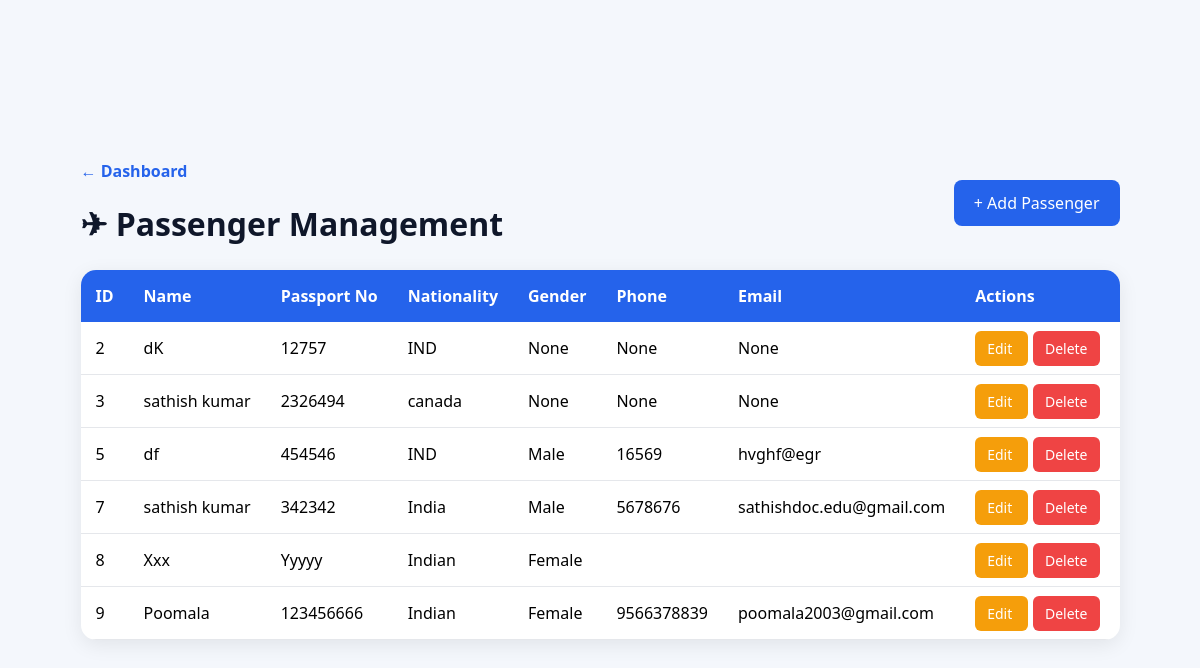
/passengers, run on the app's committed database.
### tables this page shows
CREATE TABLE passengers(
    id INTEGER PRIMARY KEY AUTOINCREMENT,
    name TEXT NOT NULL,
    passport_no TEXT UNIQUE NOT NULL,
    nationality TEXT,
    gender TEXT,
    phone TEXT,
    email TEXT
);

### routes/passenger_routes.py (the view)
@passenger_bp.route('/passengers')
def passengers():
    conn = get_connection()
    cur = conn.cursor()
    cur.execute("SELECT * FROM passengers")
    passengers = cur.fetchall()
    conn.close()
    return render_template(
        'passengers/passenger_list.html',
        passengers=passengers
    )

### utils/db.py (called while the page is built)
def get_connection():
    conn = sqlite3.connect("airline_security.db")
    conn.row_factory = sqlite3.Row
    return conn

### templates/passengers/passenger_list.html (shortened to what this page needs)
<!DOCTYPE html>
<html lang="en">
<head>
    <link rel="stylesheet"
          href="{{ url_for('static', filename='css/passengers.css') }}">
</head>
<body>
<div class="container">
<div class="header">
    <div class="header-left">
        <a href="/dashboard" class="back-btn">
            ← Dashboard
        </a>
        <h1>✈ Passenger Management</h1>
    </div>
    <a href="/add-passenger" class="btn">
        + Add  Passenger
    </a>
</div>
    <div class="table-container">
        <table>
            <thead>
                <tr>
                    <th>ID</th>
                    <th>Name</th>
                    <th>Passport No</th>
                    <th>Nationality</th>
                    <th>Gender</th>
                    <th>Phone</th>
                    <th>Email</th>
                    <th>Actions</th>
                </tr>
            </thead>
            <tbody>
                {% if passengers %}
                    {% for passenger in passengers %}
                    <tr>
                        <td>{{ passenger['id'] }}</td>
                        <td>{{ passenger['name'] }}</td>
                        <td>{{ passenger['passport_no'] }}</td>
                        <td>{{ passenger['nationality'] }}</td>
                        <td>{{ passenger['gender'] }}</td>
                        <td>{{ passenger['phone'] }}</td>
                        <td>{{ passenger['email'] }}</td>
                        <td>
                            <a href="/edit-passenger/{{ passenger['id'] }}"
                               class="action-btn edit">
                               Edit
                            </a>
                            <a href="/delete-passenger/{{ passenger['id'] }}"
                               class="action-btn delete"
                               onclick="return confirm('Are you sure you want to delete this passenger?')">
                               Delete
                            </a>
                        </td>
                    </tr>
                    {% endfor %}
                {% else %}
                    <tr>
                        <td colspan="8" style="text-align:center;">
                            No passengers found
                        </td>
                    </tr>
                {% endif %}
            </tbody>
        </table>
    </div>
</div>
</body>
</html>

### static/css/passengers.css (style rules this page uses)
* { margin:0; padding:0; box-sizing:border-box; font-family:'Segoe UI',sans-serif; }
body { background:#f4f7fc; padding:30px; }
.container { max-width:1200px; margin:auto; }
.header { display:flex; justify-content:space-between; align-items:center; margin-bottom:25px; }
.header h1 { color:#0f172a; }
.btn { background:#2563eb; color:white; text-decoration:none; padding:12px 20px; border-radius:8px; transition:0.3s; }
.table-container { background:white; border-radius:15px; overflow:hidden; box-shadow:0 4px 15px rgba(0,0,0,0.08); }
table { width:100%; border-collapse:collapse; }
thead { background:#2563eb; color:white; }
th { padding:15px; text-align:left; }
td { padding:15px; border-bottom:1px solid #e5e7eb; }
.action-btn { padding:8px 12px; border-radius:6px; text-decoration:none; color:white; font-size:14px; margin-right:5px; }
.edit { background:#f59e0b; }
.delete { background:#ef4444; }
body { background:#f4f7fc; min-height:100vh; display:flex; justify-content:center; align-items:center; padding:30px; }
.back-btn { display:inline-block; margin-bottom:20px; text-decoration:none; color:#2563eb; font-weight:600; }
.table-container { background:white; border-radius:15px; overflow:hidden; box-shadow:0 5px 20px rgba(0,0,0,0.08); }
th,td { padding:15px; text-align:left; }

### data on the page
passengers: id "2", name "dK", passport_no "12757", nationality "IND", gender "None", phone "None", email "None"
passengers: id "3", name "sathish kumar", passport_no "2326494", nationality "canada", gender "None", phone "None", email "None"
passengers: id "5", name "df", passport_no "454546", nationality "IND", gender "Male", phone "16569", email "hvghf@egr"
passengers: id "7", name "sathish kumar", passport_no "342342", nationality "India", gender "Male", phone "5678676", email "sathishdoc.edu@gmail.com"
passengers: id "8", name "Xxx", passport_no "Yyyyy", nationality "Indian", gender "Female"
passengers: id "9", name "Poomala", passport_no "123456666", nationality "Indian", gender "Female", phone "9566378839", email "poomala2003@gmail.com"
